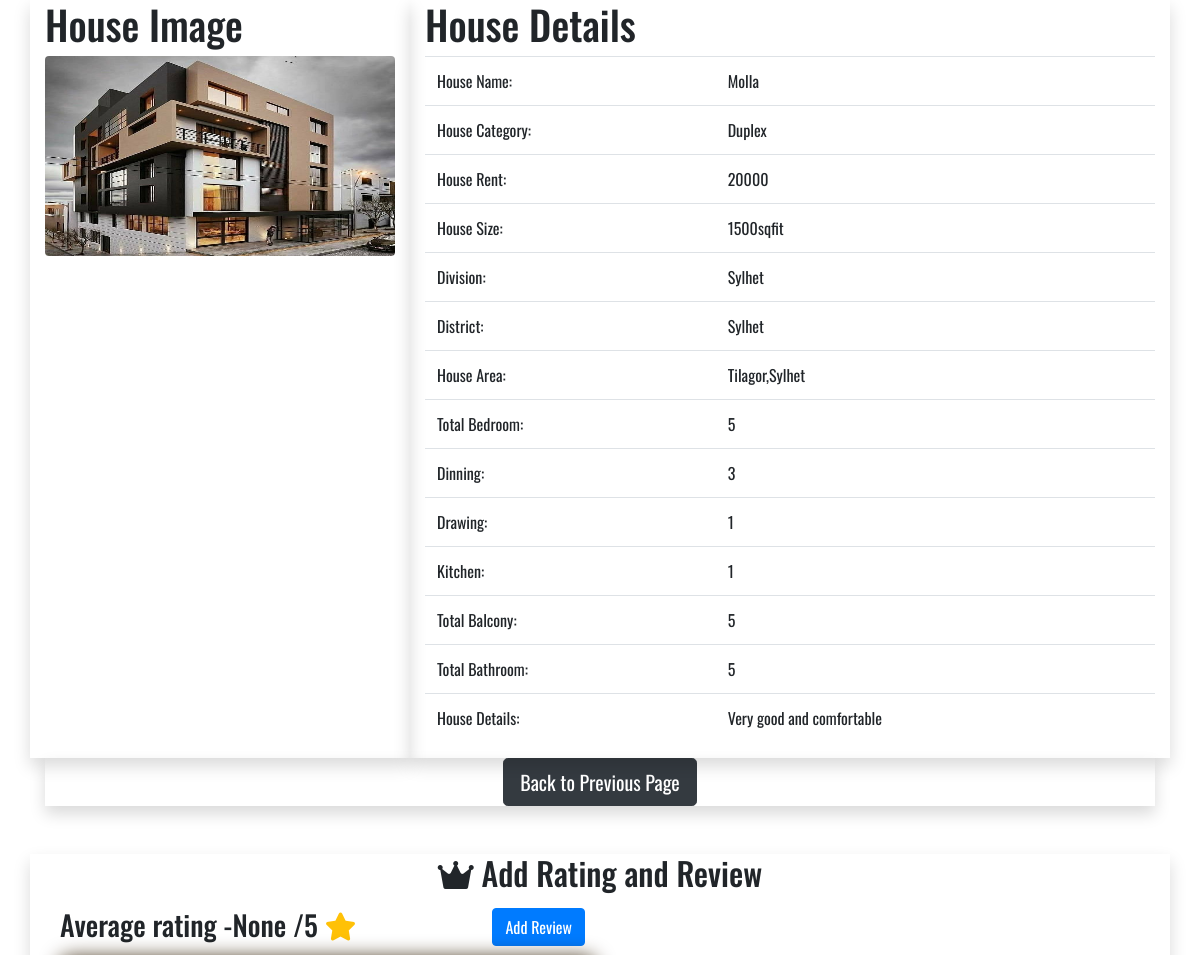
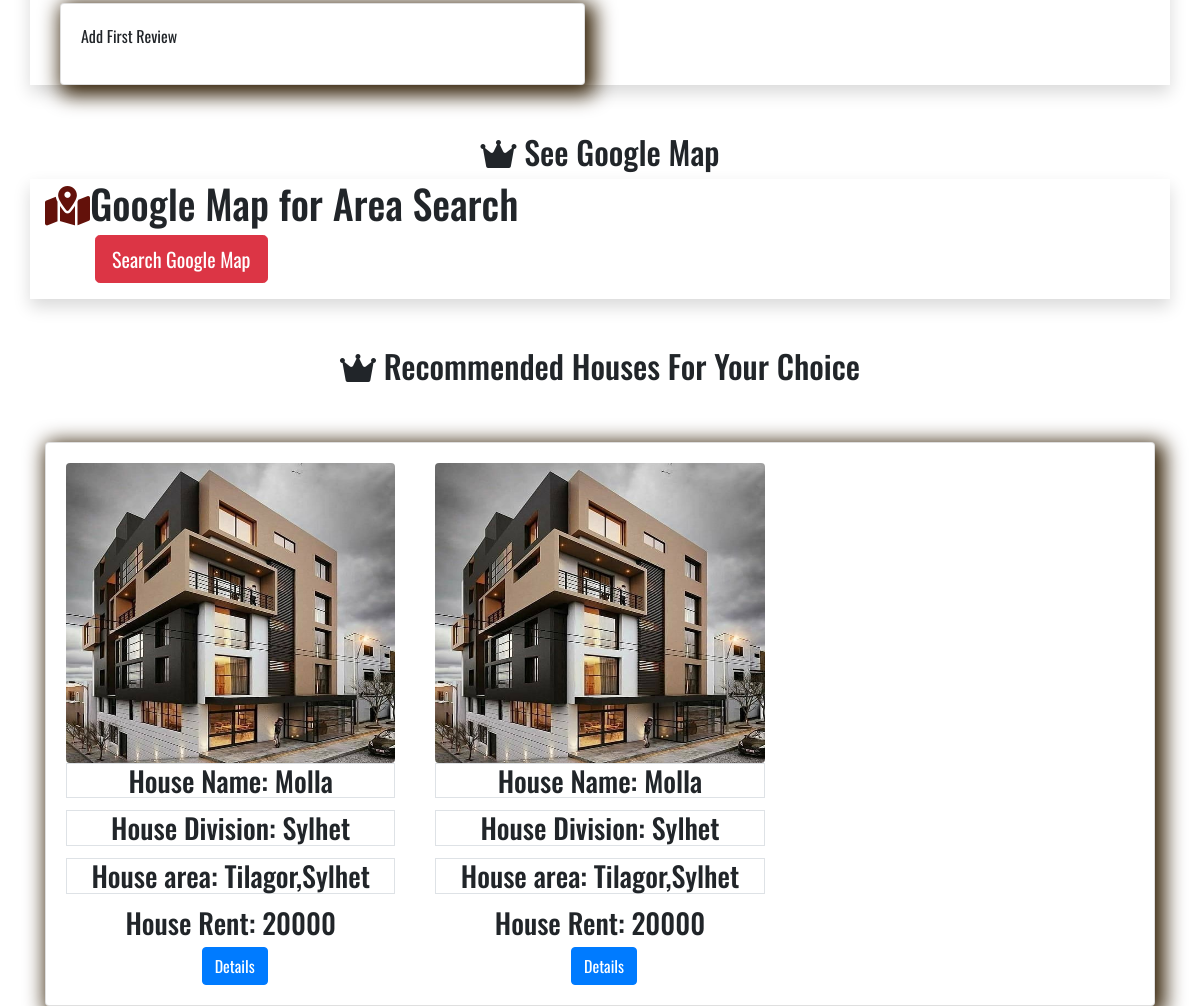
The app's page /homedetails/1 with its own data (2 pictures, top to bottom).
### houserental/models.py (models this page shows)
class ownerformfill(models.Model):
    ownername=models.CharField(max_length=100)
    email=models.EmailField()
    phn=models.IntegerField()
    housecategory=models.CharField(choices=HOUSE_CATEGORY, max_length=200)
    housename=models.CharField(max_length=100)
    houserent=models.PositiveIntegerField(default=0)
    img=models.ImageField(upload_to=fileimg, null=True, blank=True )
    imgidfont=models.ImageField(upload_to=fileimg, null=True, blank=True )
    imgidback=models.ImageField(upload_to=fileimg, null=True, blank=True )
    division=models.CharField(max_length=50)   #select dity pari nai..tai choices=DIVIDSION cut korlm
    district=models.CharField(max_length=100)
    area=models.CharField(max_length=250, verbose_name='Area', blank=True)
    housesize=models.CharField(max_length=100)
    bedroom=models.PositiveIntegerField(default=0)
    dinning=models.PositiveIntegerField(default=0)
    drawing=models.PositiveIntegerField(default=0)
    bathroom=models.PositiveIntegerField(default=0)
    kitchen=models.PositiveIntegerField(default=0)
    balcony=models.PositiveIntegerField(default=0)
    allinfo=models.CharField(max_length=100)
    class Meta:
        verbose_name = "Ownerformfill"
        verbose_name_plural = "Ownerformfill"

### houserental/views.py (the view)
# urls.py: path('homedetails/<str:pk>', views.homedetails, name='homedetails'),
def homedetails(request,pk):
    fe=ownerformfill.objects.get(id=pk)  #primary key(pk) ja oi key ar details dekhabe
    min_range = fe.houserent-2000
    max_range = fe.houserent+2000
    global house_list
    house_list = ownerformfill.objects.filter(houserent__range=[min_range, max_range])
    ratevariable=houserateform()        #amar rate ai product ar jonno create form name houserateform
    canAdd=True
    reviewcheck=houserate.objects.filter(infor_id=fe).count()   #ai fe ta info ar uporer fe k bujayse..it is user variable upore..r infor_id ta houserate model ar foreng variable thyk nea
    if reviewcheck>0:
        canAdd=False
    reviewfetch=houserate.objects.filter(infor_id=fe)           #infor_id holo houserate ar forengkey.ja ownerformfill thyk nea
    avg_reviewfetch=houserate.objects.filter(infor_id=fe).aggregate(avg_rate=Avg('info_rate'))
    d=houserate.objects.all().order_by('info_rate')
    if 'r' in request.GET:
        r=request.GET['r']
        rat=houserate.objects.filter(info_rate__icontains=r)
    else:
        rat=houserate.objects.all()
    if 'houserentid' in request.GET:
        houserentid=request.GET['houserentid']
        houserentidcheck=ownerformfill.objects.filter(houserent__icontains=houserentid)
    else:
        houserentidcheck=ownerformfill.objects.all()
    owner=ownerformfill.objects.filter(houserent__range=["5000", "20000"], housesize__range=["1000","1500"]).order_by('houserent', 'housesize')
    context={'fe':fe,                               #fe-all detail, fe,ratevariable,canAdd,reviewfetch,avg_reviewfetch all for rating and review work
              'ratevariable':ratevariable,
              'canAdd':canAdd,
              'reviewfetch':reviewfetch,
              'avg_reviewfetch':avg_reviewfetch,
              'd':d,     #try success for fetch rate value..not need
              'rat':rat,  #how much rate need value for people see..not need
              'owner':owner, #ok work this owner variable by filter..group a..not use this
              'houserentidcheck':houserentidcheck,
              'house_list':house_list,     #now this main recommendation use
              }
    return render(request, 'homedetails.html', context)

### template/homedetails.html (shortened to what this page needs)
{%load static %}
<!DOCTYPE>
<html>
  <head>
<link rel="stylesheet" href="https://cdn.jsdelivr.net/npm/bootstrap@4.6.1/dist/css/bootstrap.min.css">
{%load static %}
<link rel="stylesheet" href="{% static 'css/style.css'%}">
<link rel="stylesheet" href="{% static 'css/base.css'%}">
<link rel="stylesheet" href="https://cdnjs.cloudflare.com/ajax/libs/font-awesome/6.0.0-beta2/css/all.min.css">
<link rel="stylesheet" href="https://unpkg.com/@trevoreyre/autocomplete-js/dist/style.css"/>
<link rel="stylesheet" href="https://ajax.googleapis.com/ajax/libs/jqueryui/1.11.4/themes/smoothness/jquery-ui.css">
</head>
<body>
    <div class="container">
        <div class="row">
            <div class="col-sm-4 shadow">
             <h1>House Image</h1>
            <img src="{{ fe.img.url }}"  alt="Category image" class="rounded" width="100%" height="200px">
            </div>
            <div class="col-sm-8 shadow">
              <h1>House Details</h1>
              <table class="table table-hover">
                <tbody>
                  <tr>
                    <td>House Name:</td>
                    <td>{{fe.housename}}</td>
                  </tr>
                  <tr>
                    <td>House Category:</td>
                    <td>{{fe.housecategory}}</td>
                  </tr>
                  <tr>
                    <td>House Rent:</td>
                    <td>{{fe.houserent}}</td>
                  </tr>
                  <tr>
                    <td>House Size:</td>
                    <td>{{fe.housesize}}</td>
                  </tr>
                  <tr>
                    <td>Division:</td>
                    <td>{{fe.division}}</td>
                  </tr>
                  <tr>
                    <td>District:</td>
                    <td>{{fe.district}}</td>
                  </tr>
                  <tr>
                    <td>House Area:</td>
                    <td>{{fe.area}}</td>
                  </tr>
                  <tr>
                    <td>Total Bedroom:</td>
                    <td>{{fe.bedroom}}</td>
                  </tr>
                  <tr>
                    <td>Dinning:</td>
                    <td>{{fe.dinning}}</td>
                  </tr>
                  <tr>
                    <td>Drawing:</td>
                    <td>{{fe.drawing}}</td>
                  </tr>
                  <tr>
                    <td>Kitchen:</td>
                    <td>{{fe.kitchen}}</td>
                  </tr>
                  <tr>
                    <td>Total Balcony:</td>
                    <td>{{fe.balcony}}</td>
                  </tr>
                  <tr>
                    <td>Total Bathroom:</td>
                    <td>{{fe.bathroom}}</td>
                  </tr>
                  <tr>
                    <td>House Details:</td>
                    <td>{{fe.allinfo}}</td>
                  </tr>
                </tbody>
              </table>
            </div>
        </div>
 <div class="row-lg shadow text-center">
    <button type="button" class="btn btn-dark btn-lg">
      <a style="color:white" href="{% url 'details' %}">Back to Previous Page</a>
    </button>
</div>
</div>
<br><br>
<section>
    <div class="container">
      <div class="row">
        <div class="col shadow">
<div class="part text-center">
<h2><i class="fa-solid fa-crown"></i>
Add Rating and Review</h2>
</div>
    <div class="col-md-6">
      <h3 class="my-3"> Average rating -<span class="avg-rate">{{avg_reviewfetch.avg_rate}}</span> /5 <i class="fa fa-star text-warning"></i>
        {% if canAdd %}
        <button data-toggle="modal" data-target="#houserate" type="button" class="btn btn-primary btn-md float-right reviewBtn">Add Review</button>
        {% endif %}
</h3>
<div class="card">
<div class="card-body review-list" style="max-height: 400px; overflow: auto;">
          {% if reviewfetch %}
          {% for reviewfetchok in reviewfetch %}
            <blockquote class="blockquote text-right">
              <h3> {{reviewfetchok.info_review}} </h3>
              <footer class="blockquote-footer">
                <cite title="Source Title">
                  {% for star in reviewfetchok.info_rate|ljust:reviewfetchok.info_rate %}
                  <i class="fa fa-star text-warning"></i>
                  {% endfor %}
                </cite>
              </footer>
            </blockquote>
            <hr />
            {% endfor %}
            {% else %}
            <p class="no-data">Add First Review</p>
            {% endif %}
        </div>
      </div>
    </div>
    </div>
</div>
</div>
</section>
<section class="mt-5">
<div class="part text-center">
        <h2><i class="fa-solid fa-crown"></i>
        See Google Map</h2>
    </div>
  <div class="container">
    <div class="row">
    <div class="col shadow">
    <div class="nav-wrap">
        <div class="logo">
           <h1><i class="fa-solid fa-map-location-dot"></i>Google Map for Area Search</h1>
        </div>
    <div class="menu">
       <ul>
        <li>
       <button type="submit" class="btn btn-danger btn-lg"> <a href="{% url 'ourcountry' %}">Search Google Map</a></button>
        </li>
        </ul>
    </div>
  </div>
  </div>
  </div>
  </section>
<section class="mt-5">
<div class="part text-center">
  <h2><i class="fa-solid fa-crown"></i>
        Recommended Houses For Your Choice</h2>
</div>
  <div class="container">
    <div class="row">
    <div class="col">
      <div class="card mt-5">
        {% if house_list %}
        {% for home in house_list %}
      <div class="card-body ">
          <div class="category-image" >
          <img src="{{ home.img.url }}" alt="Category image" class="image-responsive rounded" width="100%" >
          </div>
          <h3 class="card-title text-center border">House Name:  {{home.housename}} </h3>
          <h3 class="card-title text-center border">House Division:  {{home.division}} </h3>
          <h3 class="card-title text-center border">House area:  {{home.area}} </h3>
          <h3 class="card-text text-center">House Rent: {{home.houserent}} </h3>
          <div class="d-flex justify-content-center links">
           <a href="{% url 'recommandation_details' home.pk%}" class="btn btn-primary ml-2">Details</a>
          </div>
      </div>
      {% endfor %}
      {% endif %}
    </div>
</div>
</div>
</div>
</section>
      </body>
    </html>

### static/css/style.css (style rules this page uses)
* { font-family: 'Bebas Neue', cursive; font-family: 'Oswald', sans-serif; }
.menu ul { display: flex; align-items: center; }
.nav-wrap a { color: white; text-decoration: none; transition: 0.5s; }
.nav-wrap ul li { list-style-type: none; padding: 0px 10px; align-items: center; font-size: 20px; }
.logo i { color: #63110a; font-size: 40px; }

### static/css/base.css (style rules this page uses)
.card { -webkit-box-shadow: 5px 5px 20px 5px rgba(51, 31, 4, 0.99); box-shadow: 5px 5px 20px 5px rgba(51, 31, 4, 0.99); }
.image-responsive { height: 300px; }
.category-image { overflow: hidden; }
.category-image img { transition: all 1.5s ease; }

### template/homedetails.html (style rules this page uses)
.card { margin:0 auto; display:grid; grid-template-columns:repeat(3,1fr); }

### records on screen
ownerformfill: img (picture), housename "Molla", housecategory "Duplex", houserent "20000", housesize "1500sqfit", division "Sylhet", district "Sylhet", area "Tilagor,Sylhet", bedroom "5", dinning "3", drawing "1", kitchen "1", balcony "5", bathroom "5", allinfo "Very good and comfortable"
ownerformfill: img (picture), housename "Molla", division "Sylhet", area "Tilagor,Sylhet", houserent "20000"

### other values on screen
{{ avg_reviewfetch.avg_rate }} "None"
